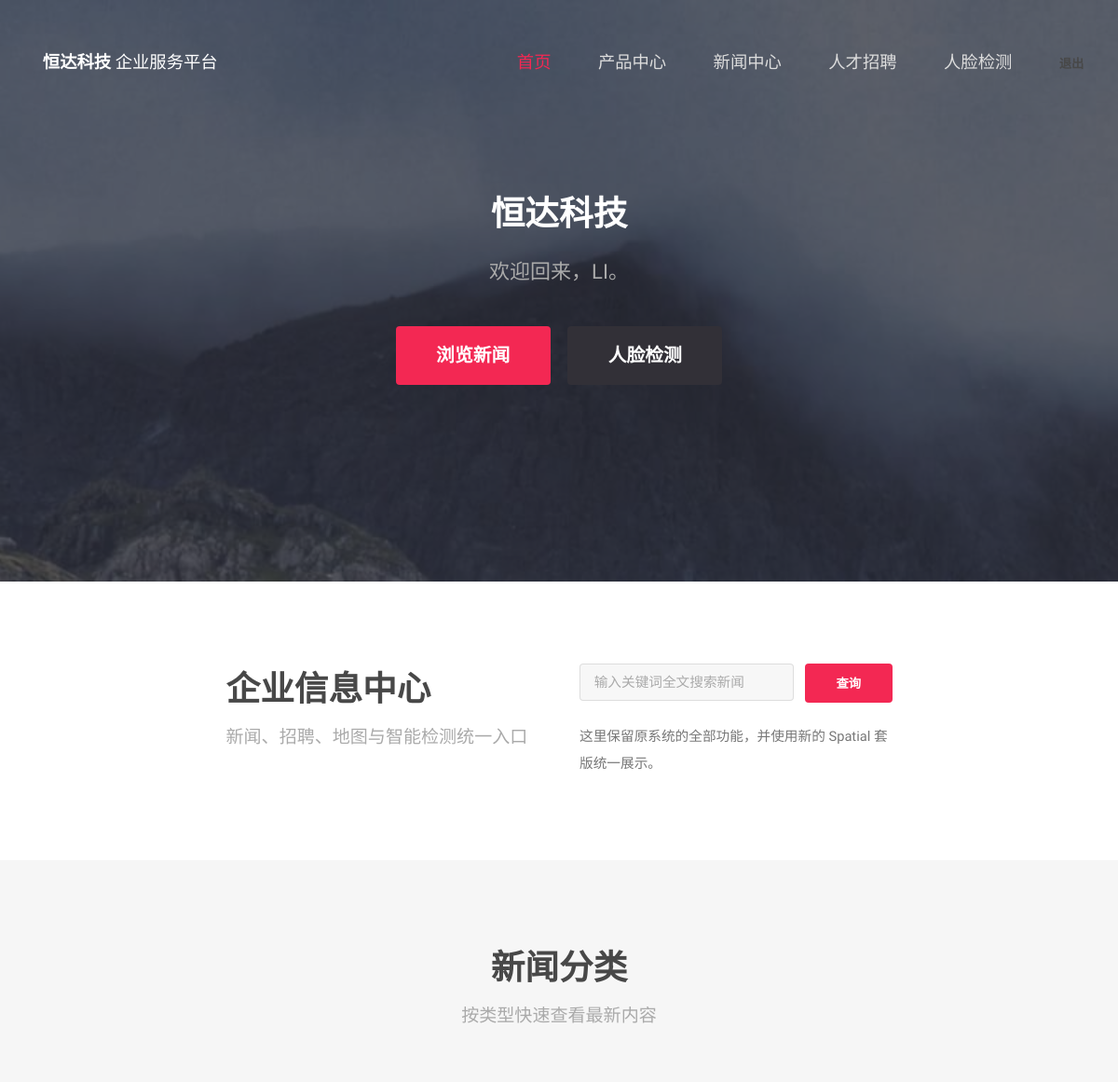
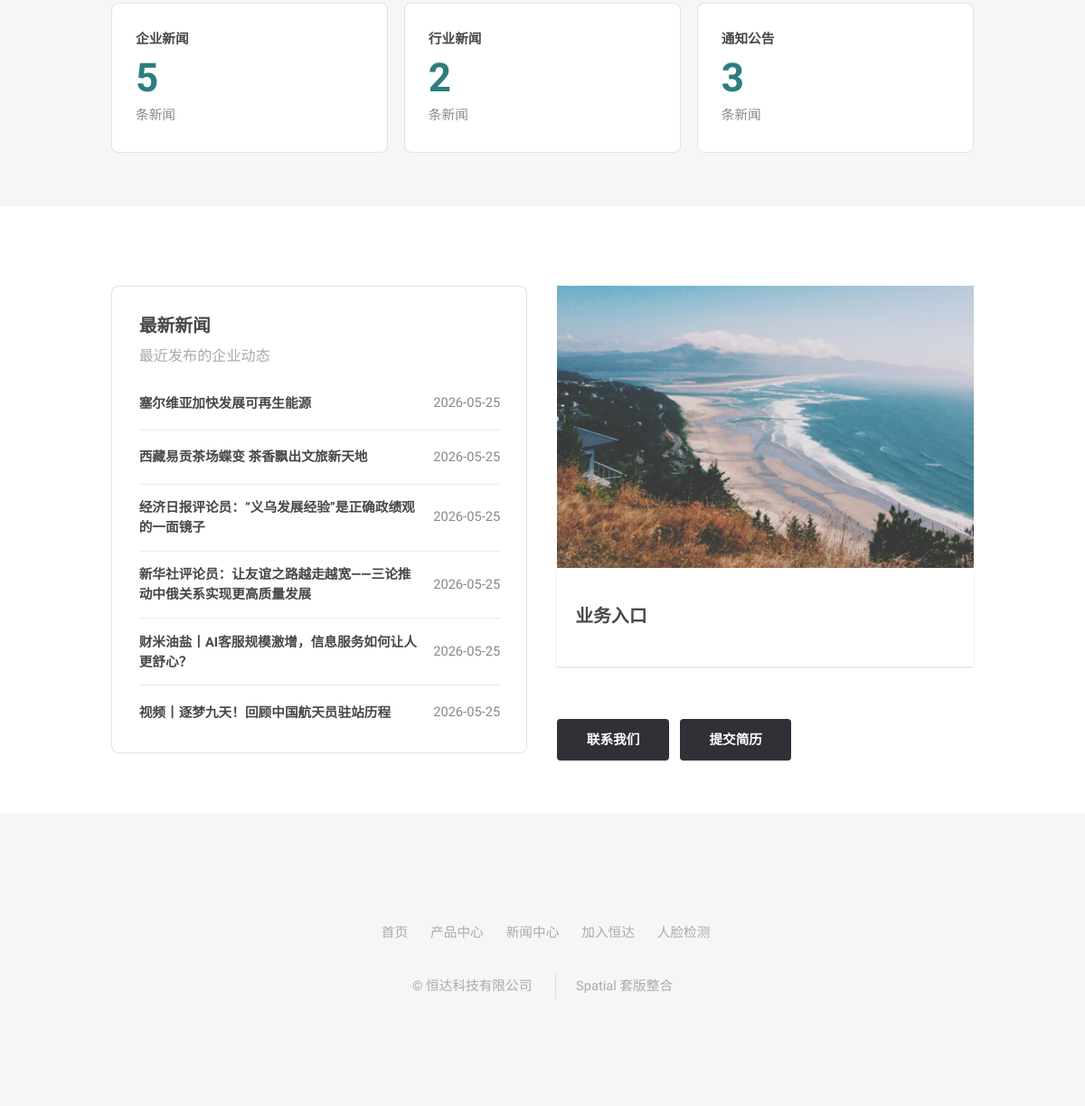
The page / (signed in) on the database its author committed (2 pictures, top to bottom).
### app/models.py (models this page shows, shortened)
class Member(models.Model):
    email = models.EmailField("邮箱", unique=True)
    username = models.CharField("姓名", max_length=150, unique=True)
    password = models.CharField("密码", max_length=128)
    created_at = models.DateTimeField("注册时间", auto_now_add=True)
    class Meta:
        verbose_name = "会员"
        verbose_name_plural = "会员"

class News(models.Model):
    NEWS_TYPE_CHOICES = (
        ("company", "企业新闻"),
        ("industry", "行业新闻"),
        ("notice", "通知公告"),
    )
    title = models.CharField("标题", max_length=200)
    content = FroalaField("内容")
    news_type = models.CharField("新闻类型", max_length=20, choices=NEWS_TYPE_CHOICES, default="company")
    published_at = models.DateTimeField("发布时间")
    views = models.PositiveIntegerField("浏览量", default=0)
    created_at = models.DateTimeField("创建时间", auto_now_add=True)
    class Meta:
        verbose_name = "新闻"
        verbose_name_plural = "新闻"
        ordering = ("-published_at",)

### app/views.py (the view)
# urls.py: path("", views.home, name="home"),
@member_login_required
def home(request):
    member = Member.objects.get(id=request.session["member_id"])
    news_types = [
        {
            "key": key,
            "name": name,
            "count": News.objects.filter(news_type=key).count(),
        }
        for key, name in News.NEWS_TYPE_CHOICES
    ]
    latest_news = News.objects.all()[:6]
    return render(
        request,
        "home.html",
        {
            "active_menu": "home",
            "member": member,
            "news_types": news_types,
            "latest_news": latest_news,
        },
    )

### app/views.py (called while the page is built)
def member_login_required(view_func):
    @wraps(view_func)
    def wrapper(request, *args, **kwargs):
        if not request.session.get("member_id"):
            return redirect("app:login")
        return view_func(request, *args, **kwargs)
    return wrapper

### templates/home.html (shortened to what this page needs)
{% extends 'based.html' %}
{% load static %}
{% block body_class %}landing{% endblock %}
{% block header_class %}alt{% endblock %}
{% block full_content %}
    <section id="banner" class="home-banner">
        <h2>恒达科技</h2>
        <p>欢迎回来，{{ member.username }}。</p>
        <ul class="actions">
            <li><a href="{% url 'app:newsList' 'company' %}" class="button special big">浏览新闻</a></li>
            <li><a href="{% url 'app:platform' %}" class="button big">人脸检测</a></li>
        </ul>
    </section>
    <section class="wrapper style1">
        <div class="container 75%">
            <div class="row 200%">
                <div class="6u 12u$(medium)">
                    <header class="major">
                        <h2>企业信息中心</h2>
                        <p>新闻、招聘、地图与智能检测统一入口</p>
                    </header>
                </div>
                <div class="6u$ 12u$(medium)">
                    <form class="search-bar" method="get" action="{% url 'app:search' %}">
                        <input type="text" name="q" placeholder="输入关键词全文搜索新闻" required>
                        <button type="submit" class="special">查询</button>
                    </form>
                    <p class="intro-text">这里保留原系统的全部功能，并使用新的 Spatial 套版统一展示。</p>
                </div>
            </div>
        </div>
    </section>
    <section class="wrapper style2 special">
        <div class="container">
            <header class="major">
                <h2>新闻分类</h2>
                <p>按类型快速查看最新内容</p>
            </header>
            <div class="dashboard-grid">
                {% for item in news_types %}
                    <a class="metric-card" href="{% url 'app:newsList' item.key %}">
                        <span>{{ item.name }}</span>
                        <strong>{{ item.count }}</strong>
                        <em>条新闻</em>
                    </a>
                {% endfor %}
            </div>
        </div>
    </section>
    <section class="wrapper style1">
        <div class="container">
            <div class="row 150%">
                <div class="6u 12u$(medium)">
                    <section class="content-card">
                        <header>
                            <h3>最新新闻</h3>
                            <p>最近发布的企业动态</p>
                        </header>
                        <div class="news-list">
                            {% for mynew in latest_news %}
                                <article class="news-item">
                                    <a href="{% url 'app:newsDetail' mynew.id %}">{{ mynew.title }}</a>
                                    <time>{{ mynew.published_at|date:"Y-m-d" }}</time>
                                </article>
                            {% empty %}
                                <p class="empty">暂无新闻。</p>
                            {% endfor %}
                        </div>
                    </section>
                </div>
                <div class="6u$ 12u$(medium)">
                    <div class="image fit captioned feature-photo">
                        <img src="{% static 'spatial/images/pic02.jpg' %}" alt="企业办公场景">
                        <h3>业务入口</h3>
                    </div>
                    <div class="quick-actions">
                        <a href="{% url 'app:contact' %}" class="button">联系我们</a>
                        <a href="{% url 'app:recruit' %}" class="button">提交简历</a>
                    </div>
                </div>
            </div>
        </div>
    </section>
{% endblock %}

### app/static/spatial/css/site.css (style rules this page uses)
body { color: #5f6470; font-family: "Raleway", Arial, "Microsoft YaHei", sans-serif; }
.home-banner { min-height: 78vh; }
#banner h2, #banner p, #banner .button { letter-spacing: 0; }
.intro-text { color: #777; }
.search-bar { display: grid; gap: 0.85em; grid-template-columns: minmax(0, 1fr) auto; margin-bottom: 1.5em; }
.search-bar button { min-width: 7em; }
.dashboard-grid { display: grid; gap: 1.25em; grid-template-columns: repeat(3, minmax(0, 1fr)); }
.metric-card { background: #fff; border: solid 1px rgba(144, 144, 144, 0.25); border-radius: 8px; display: grid; gap: 0.35em; min-height: 10em; padding: 1.75em; text-align: left; text-decoration: none; }
.metric-card span { color: #484848; font-weight: 700; }
.metric-card strong { color: #2f7d7e; font-size: 3em; line-height: 1; }
.metric-card em { color: #888; font-style: normal; }
.content-card { background: #fff; border: solid 1px rgba(144, 144, 144, 0.25); border-radius: 8px; padding: 2em; }
.content-card header { margin-bottom: 1.6em; }
.content-card header h3, .content-card header p { letter-spacing: 0; }
.news-list { display: grid; }
.news-item { align-items: center; border-bottom: solid 1px rgba(144, 144, 144, 0.18); display: grid; gap: 1em; grid-template-columns: minmax(0, 1fr) auto; padding: 1em 0; }
.news-item:first-child { padding-top: 0; }
.news-item:last-child { border-bottom: 0; padding-bottom: 0; }
.news-item a { color: #484848; font-weight: 700; line-height: 1.5; text-decoration: none; }
.news-item time, .article-meta, .empty { color: #888; }
.quick-actions { display: flex; flex-wrap: wrap; gap: 0.85em; margin-top: 1.2em; }
.feature-photo h3 { letter-spacing: 0; }

### rows shown on the page
Member: username "LI"
News: title "塞尔维亚加快发展可再生能源", published_at "2026-05-25"
News: title "西藏易贡茶场蝶变 茶香飘出文旅新天地", published_at "2026-05-25"
News: title "经济日报评论员：“义乌发展经验”是正确政绩观的一面镜子", published_at "2026-05-25"
News: title "新华社评论员：让友谊之路越走越宽——三论推动中俄关系实现更高质量发展", published_at "2026-05-25"
News: title "财米油盐丨AI客服规模激增，信息服务如何让人更舒心？", published_at "2026-05-25"
News: title "视频丨逐梦九天！回顾中国航天员驻站历程", published_at "2026-05-25"

### other values the page prints
{{ item.name }} "企业新闻" "行业新闻" "通知公告"
{{ item.count }} "5" "2" "3"
